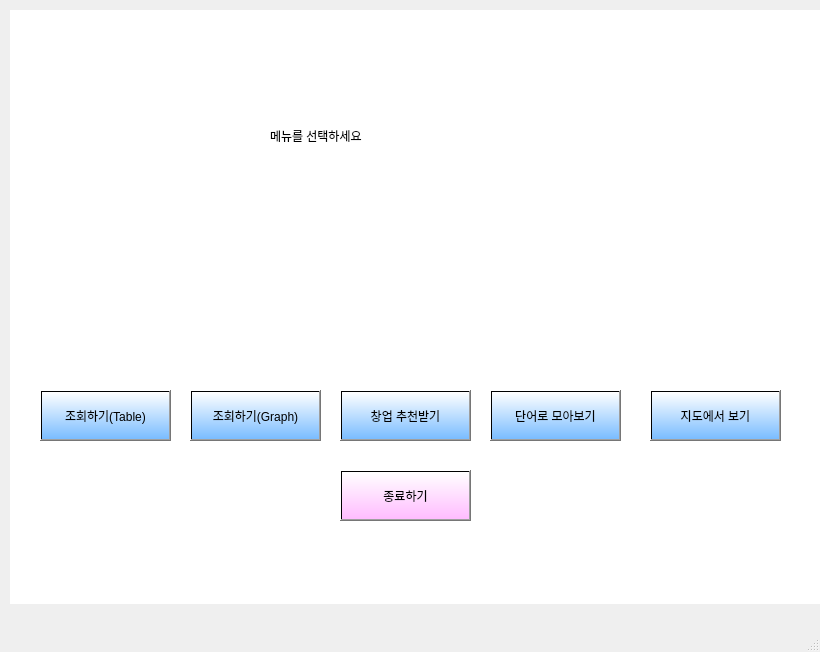
<?xml version="1.0" encoding="UTF-8"?>
<ui version="4.0">
 <class>Pear129</class>
 <widget class="QMainWindow" name="Pear129">
  <property name="geometry">
   <rect>
    <x>0</x>
    <y>0</y>
    <width>820</width>
    <height>652</height>
   </rect>
  </property>
  <property name="windowTitle">
   <string>MainWindow</string>
  </property>
  <widget class="QWidget" name="centralwidget">
   <widget class="QWidget" name="layout" native="true">
    <property name="geometry">
     <rect>
      <x>10</x>
      <y>10</y>
      <width>891</width>
      <height>594</height>
     </rect>
    </property>
    <property name="styleSheet">
     <string notr="true">background-color:rgb(255, 255, 255)</string>
    </property>
    <widget class="QLabel" name="mainLabel">
     <property name="geometry">
      <rect>
       <x>260</x>
       <y>70</y>
       <width>311</width>
       <height>111</height>
      </rect>
     </property>
     <property name="styleSheet">
      <string notr="true">font: 20pt &quot;맑은 고딕&quot;;</string>
     </property>
     <property name="text">
      <string>메뉴를 선택하세요</string>
     </property>
    </widget>
    <widget class="QPushButton" name="tableButton">
     <property name="geometry">
      <rect>
       <x>30</x>
       <y>380</y>
       <width>131</width>
       <height>51</height>
      </rect>
     </property>
     <property name="styleSheet">
      <string notr="true">font: 9pt &quot;맑은 고딕&quot;;
background-color:qlineargradient(spread:pad, x0:1, y0:1, x0:1, y1:1, stop:0 rgba(85, 170, 255, 200), stop:1 rgba(255, 255, 255, 200))</string>
     </property>
     <property name="text">
      <string>조회하기(Table)</string>
     </property>
    </widget>
    <widget class="QPushButton" name="graphButton">
     <property name="geometry">
      <rect>
       <x>180</x>
       <y>380</y>
       <width>131</width>
       <height>51</height>
      </rect>
     </property>
     <property name="styleSheet">
      <string notr="true">font: 9pt &quot;맑은 고딕&quot;;
background-color:qlineargradient(spread:pad, x0:1, y0:1, x0:1, y1:1, stop:0 rgba(85, 170, 255, 200), stop:1 rgba(255, 255, 255, 200))</string>
     </property>
     <property name="text">
      <string>조회하기(Graph)</string>
     </property>
    </widget>
    <widget class="QPushButton" name="recommendButton">
     <property name="geometry">
      <rect>
       <x>330</x>
       <y>380</y>
       <width>131</width>
       <height>51</height>
      </rect>
     </property>
     <property name="styleSheet">
      <string notr="true">font: 9pt &quot;맑은 고딕&quot;;
background-color:qlineargradient(spread:pad, x0:1, y0:1, x0:1, y1:1, stop:0 rgba(85, 170, 255, 200), stop:1 rgba(255, 255, 255, 200))</string>
     </property>
     <property name="text">
      <string>창업 추천받기</string>
     </property>
    </widget>
    <widget class="QPushButton" name="mapButton">
     <property name="geometry">
      <rect>
       <x>640</x>
       <y>380</y>
       <width>131</width>
       <height>51</height>
      </rect>
     </property>
     <property name="styleSheet">
      <string notr="true">font: 9pt &quot;맑은 고딕&quot;;
background-color:qlineargradient(spread:pad, x0:1, y0:1, x0:1, y1:1, stop:0 rgba(85, 170, 255, 200), stop:1 rgba(255, 255, 255, 200))</string>
     </property>
     <property name="text">
      <string>지도에서 보기</string>
     </property>
    </widget>
    <widget class="QPushButton" name="exitButton">
     <property name="geometry">
      <rect>
       <x>330</x>
       <y>460</y>
       <width>131</width>
       <height>51</height>
      </rect>
     </property>
     <property name="styleSheet">
      <string notr="true">font: 9pt &quot;맑은 고딕&quot;;
background-color:qlineargradient(spread:pad, x0:1, y0:1, x0:1, y1:1, stop:0 rgba(255, 170, 255, 200), stop:1 rgba(255, 255, 255, 200))</string>
     </property>
     <property name="text">
      <string>종료하기</string>
     </property>
    </widget>
    <widget class="QPushButton" name="wcButton">
     <property name="geometry">
      <rect>
       <x>480</x>
       <y>380</y>
       <width>131</width>
       <height>51</height>
      </rect>
     </property>
     <property name="styleSheet">
      <string notr="true">font: 9pt &quot;맑은 고딕&quot;;
background-color:qlineargradient(spread:pad, x0:1, y0:1, x0:1, y1:1, stop:0 rgba(85, 170, 255, 200), stop:1 rgba(255, 255, 255, 200))</string>
     </property>
     <property name="text">
      <string>단어로 모아보기</string>
     </property>
    </widget>
   </widget>
  </widget>
  <widget class="QMenuBar" name="menubar">
   <property name="geometry">
    <rect>
     <x>0</x>
     <y>0</y>
     <width>820</width>
     <height>26</height>
    </rect>
   </property>
  </widget>
  <widget class="QStatusBar" name="statusbar"/>
 </widget>
 <resources/>
 <connections/>
</ui>
